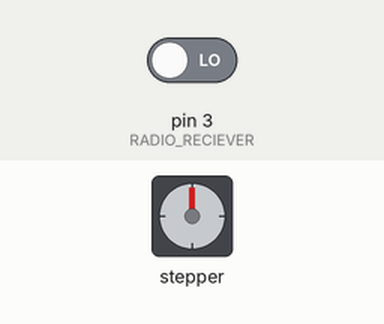
The sketch below on a simulated Arduino Uno, built with avr-gcc and run on an emulated ATmega328P. Parts: stepper motor. The test bench sets the inputs (shaded band); at power-on: pin 3 (RADIO_RECIEVER) LOW. Stepper angles assume 200 steps per turn.

Above: at 2.8 s.
2.9 s: pin 3 (RADIO_RECIEVER) driven HIGH
At 5.0 s:
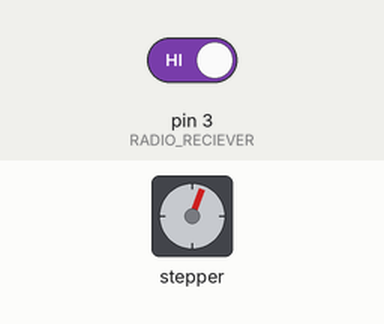
At 6.7 s:
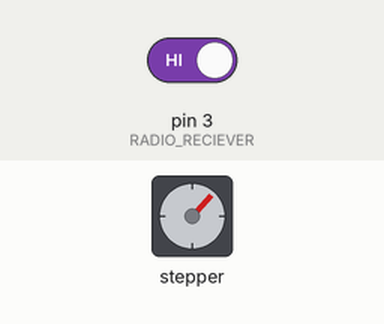
7.9 s: pin 3 (RADIO_RECIEVER) driven HIGH
At 9.6 s:
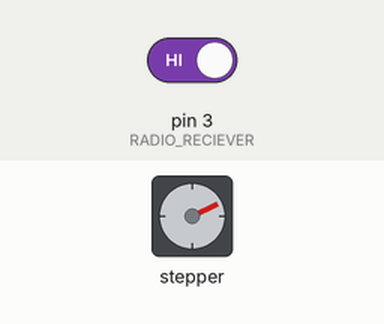
Timing chart, 0 to 31.9 s (numbered marks = the images above; inputs shaded):
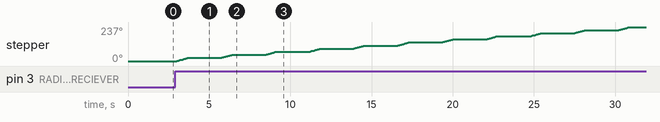

The sketch:

treat_dispenser.ino
```cpp
/*
  Based on

  Stepper Motor Demonstration 3
  Stepper-Demo3.ino
  Demonstrates NEMA 17 Bipolar Stepper with L298N Driver
  DroneBot Workshop 2018
  https://dronebotworkshop.com
*/

// Include the Arduino Stepper Library
#include <Stepper.h>

// Number of steps per output rotation
const int STEPS_PER_REV = 200;

const int RADIO_RECIEVER = 3;

// Maximum amount of time between dispensing treats. (5 minutes.)
const unsigned long MAX_WAIT_MS = 300000;

// Time in ms between start-up and when a treat was last dispensed.
unsigned long lastDispenseMs = 0;

Stepper stepper_NEMA17(STEPS_PER_REV, 6, 7, 8, 9);

void setup() {
  //Serial.begin(9600);

  pinMode(RADIO_RECIEVER, INPUT);
  stepper_NEMA17.setSpeed(5);
}

void loop() {
  unsigned long now = millis();
  unsigned long diff = now - lastDispenseMs;
  bool maxTimePassed = diff >= MAX_WAIT_MS;

  /*
  String s;
  Serial.println(s + "maxTimePassed: " + maxTimePassed );
  Serial.println(s + "now: " + now);
  Serial.println(s + "lastDispenseMs: " + lastDispenseMs);
  Serial.println(s + "diff: " + diff);
  Serial.println(s + "MAX_WAIT_MS: " + MAX_WAIT_MS);
  */

  // read the sensor value:
  bool isButtonPressed = digitalRead(RADIO_RECIEVER) == HIGH;

  if (maxTimePassed || isButtonPressed) {
    stepper_NEMA17.step(STEPS_PER_REV / 16);

    digitalWrite(6, LOW);
    digitalWrite(7, LOW);
    digitalWrite(8, LOW);
    digitalWrite(9, LOW);

    lastDispenseMs = millis();

    // Debounce so sensor doesn't trigger the motor again for a little.
    delay(1000);
  }

  delay(1000);
}
```

Measured:
- after the input at 2.9 s, stepper: turns 21° clockwise in 0.66 s, then 22° clockwise in 0.66 s
